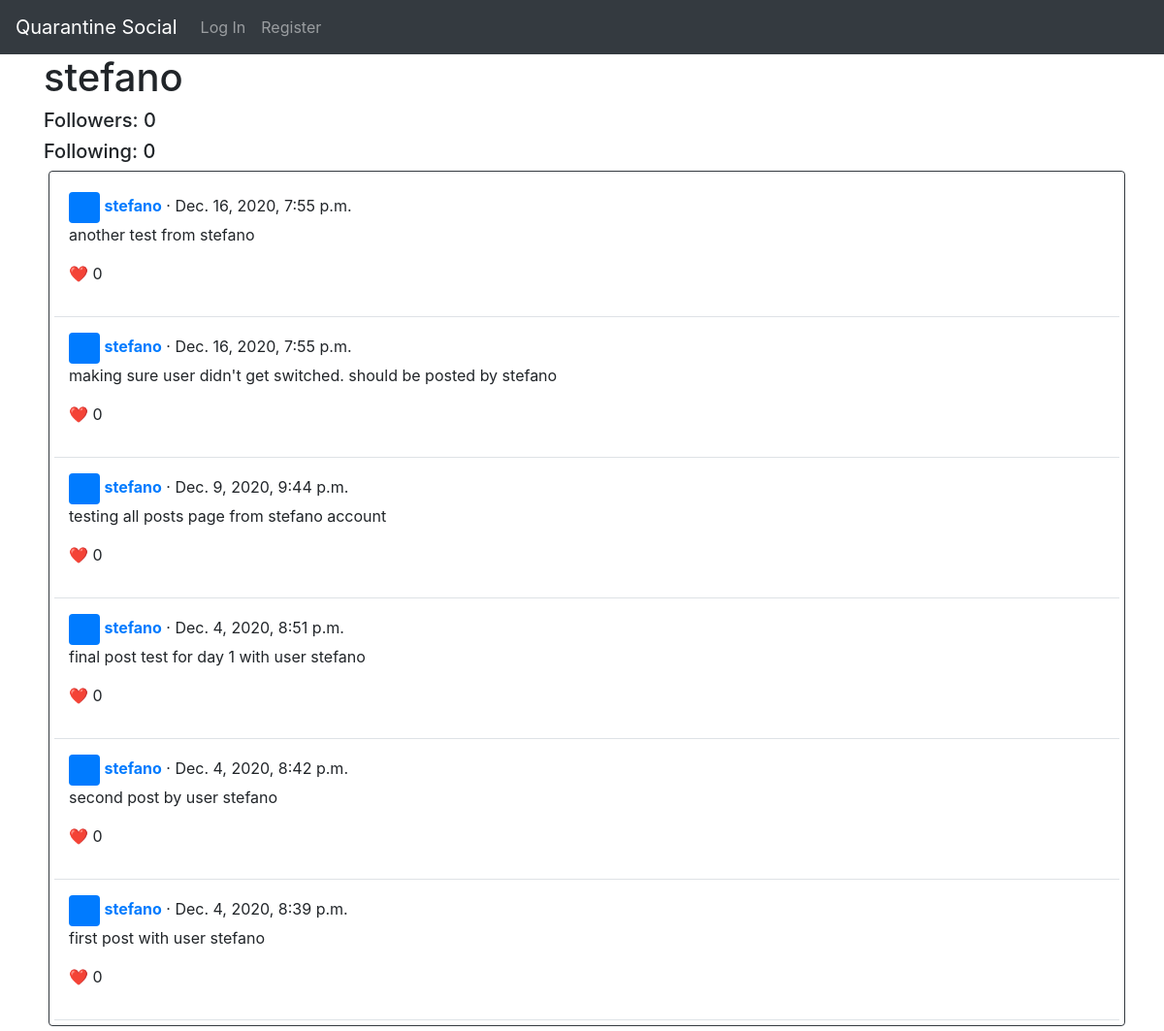
/userProfile/stefano, run on the app's committed database.
### network/models.py (models this page shows)
class User(AbstractUser):
    num_following = models.IntegerField(default=0)
    num_followers = models.IntegerField(default=0)

class Post(models.Model):
    author = models.ForeignKey(User, on_delete=models.CASCADE)
    content = models.TextField()
    post_date = models.DateTimeField(default=timezone.now)
    num_likes = models.IntegerField(default=0)

### network/views.py (the view, shortened to what this page needs)
# urls.py: path("userProfile/<str:username>", views.profile, name="profile")
def profile(request, username):
    desired_user = User.objects.filter(username=username).first()
    desired_user_posts = Post.objects.filter(author=desired_user)
    if not request.user.is_authenticated:
        return render(request, "network/user_profile.html", {
            "desired_user": desired_user,
            "desired_user_posts": desired_user_posts.order_by('-post_date')
        })

### network/templates/network/user_profile.html (shortened to what this page needs)
{% extends "network/layout.html" %}
{% load static %}
{% block body %}
<div class="container">
    <h1>{{ desired_user.username }}</h1>
    <h5>Followers: {{ desired_user.num_followers }}</h5>
    <h5>Following: {{ desired_user.num_following }}</h5>
    <div class="container border border-dark rounded pst">
        {% for post in desired_user_posts %}
            <div class="d-flex pt-3">
                <div class="pb-3 mb-0 medium lh-sm border-bottom w-100">
                    <div class="container">
                        <svg class="bd-placeholder-img flex-shrink-0 me-2 rounded" width="32" height="32" xmlns="http://www.w3.org/2000/svg" role="img" aria-label="Placeholder: 32x32" preserveAspectRatio="xMidYMid slice" focusable="false">
                            <text x="90%" y="50%" fill="#007bff" dy=".3em">32x32</text>
                        </svg>
                        <strong class="text-gray-dark"><a href="{% url 'profile' username=post.author %}">{{ post.author }}</a></strong>
                        <span> · {{ post.post_date }}</span>
                        <p>{{ post.content }}</p>
                        <p>❤️  {{ post.num_likes }}</p>
                    </div>
                </div>
            </div>
        {% endfor %}
    </div>
</div>
{% endblock %}

### network/static/network/styles.css (style rules this page uses)
.pst { margin: 5px; padding: 5px; }

### data on the page
User: username "stefano", num_followers "0", num_following "0"
Post: author "stefano", post_date "Dec. 16, 2020, 7:55 p.m.", content "another test from stefano", num_likes "0"
Post: author "stefano", post_date "Dec. 16, 2020, 7:55 p.m.", content "making sure user didn't get switched. should be posted by stefano", num_likes "0"
Post: author "stefano", post_date "Dec. 9, 2020, 9:44 p.m.", content "testing all posts page from stefano account", num_likes "0"
Post: author "stefano", post_date "Dec. 4, 2020, 8:51 p.m.", content "final post test for day 1 with user stefano", num_likes "0"
Post: author "stefano", post_date "Dec. 4, 2020, 8:42 p.m.", content "second post by user stefano", num_likes "0"
Post: author "stefano", post_date "Dec. 4, 2020, 8:39 p.m.", content "first post with user stefano", num_likes "0"
